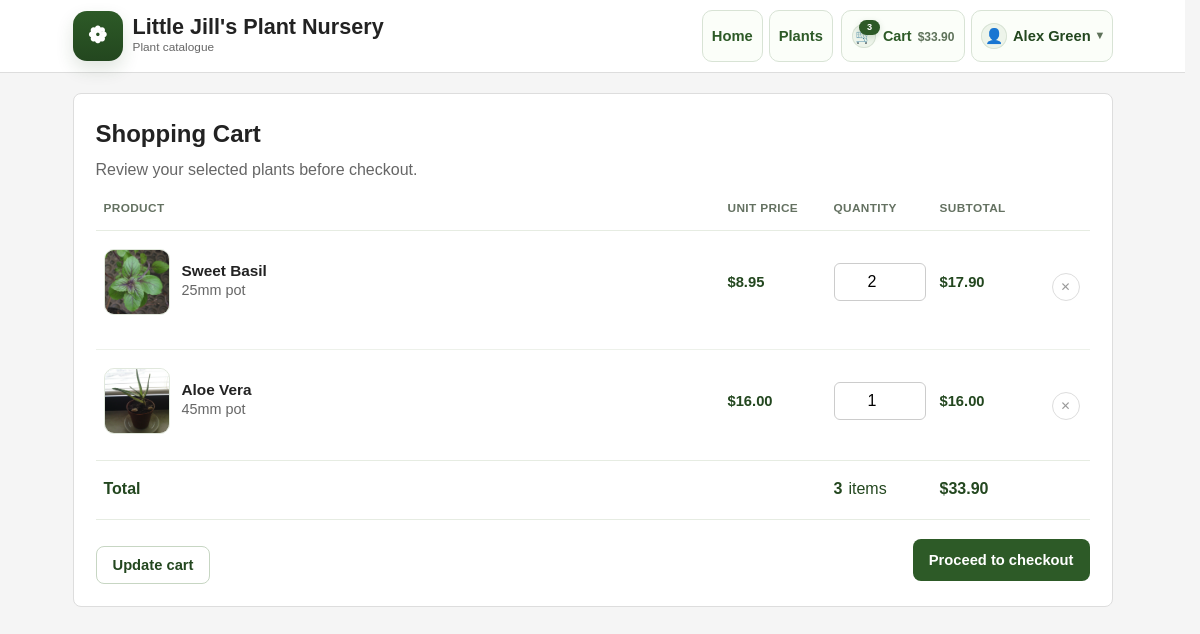
Screenshot of /cart (signed in) with the database file from the repository.
### models.py (models this page shows, shortened)
class User(db.Model, UserMixin):
    id: Mapped[int] = mapped_column(Integer, primary_key=True, autoincrement=True)
    email: Mapped[str] = mapped_column(String(120), unique=True, nullable=False)
    full_name: Mapped[str] = mapped_column(String(100), nullable=False)
    password_hash: Mapped[str] = mapped_column(String(255), nullable=False)
    is_staff: Mapped[bool] = mapped_column(Boolean, default=False)
    carts: Mapped[list["Cart"]] = relationship(back_populates="user")
    orders: Mapped[list["Order"]] = relationship(back_populates="user")
    address: Mapped[Optional["UserAddress"]] = relationship(
        back_populates="user",
        cascade="all, delete-orphan",
        uselist=False,
    )
    wishlist: Mapped[list["Wishlist"]] = relationship(back_populates="user")

class CartItem(db.Model):
    id: Mapped[int] = mapped_column(primary_key=True)
    cart_id: Mapped[int] = mapped_column(ForeignKey("cart.id"), nullable=False, index=True)
    plant_id: Mapped[int] = mapped_column(ForeignKey("plant.id"), nullable=False, index=True)
    pot_id: Mapped[Optional[int]] = mapped_column(ForeignKey("pot.id"), nullable=True, index=True)
    quantity: Mapped[int] = mapped_column(Integer, default=1, nullable=False)
    unit_price_snapshot: Mapped[Decimal] = mapped_column(Numeric(10, 2), nullable=False)
    plant_name_snapshot: Mapped[str] = mapped_column(String(100), nullable=False)
    pot_size_snapshot: Mapped[Optional[int]] = mapped_column(Integer)
    image_snapshot: Mapped[Optional[str]] = mapped_column(String(255))
    created_at: Mapped[datetime] = mapped_column(DateTime, default=datetime.utcnow, nullable=False)
    updated_at: Mapped[datetime] = mapped_column(
        DateTime,
        default=datetime.utcnow,
        onupdate=datetime.utcnow,
        nullable=False,
    )
    cart: Mapped["Cart"] = relationship(back_populates="items")
    plant: Mapped["Plant"] = relationship(back_populates="cart_items")
    pot: Mapped[Optional["Pot"]] = relationship()

### app.py (the view)
@app.route("/cart")
@login_required
def cart():
    cart = get_or_create_active_cart(current_user)
    summary = build_cart_summary(cart)
    return render_template(
        "cart.html",
        cart=cart,
        cart_items=summary["items"],
        cart_subtotal=summary["subtotal"],
        cart_total=summary["total"],
        cart_item_count=summary["item_count"],
    )

### app.py (called while the page is built)
@login_manager.user_loader
def load_user(user_id):
    return User.query.get(int(user_id))

def get_or_create_active_cart(user):
    cart = (
        Cart.query.filter_by(user_id=user.id, status="active")
        .order_by(Cart.updated_at.desc(), Cart.id.desc())
        .first()
    )
    if cart is None:
        cart = Cart(user_id=user.id)
        db.session.add(cart)
        db.session.flush()
    return cart

def decimal_price(value):
    if value is None:
        return Decimal("0.00")
    if isinstance(value, Decimal):
        return value.quantize(Decimal("0.01"))
    return Decimal(str(value)).quantize(Decimal("0.01"))

def build_cart_summary(cart):
    items = []
    subtotal = Decimal("0.00")
    for item in cart.items:
        unit_price = decimal_price(item.unit_price_snapshot)
        line_total = unit_price * item.quantity
        subtotal += line_total
        items.append(
            {
                "id": item.id,
                "plant_id": item.plant_id,
                "pot_id": item.pot_id,
                "name": item.plant_name_snapshot,
                "pot_size": item.pot_size_snapshot,
                "image_filename": item.image_snapshot,
                "quantity": item.quantity,
                "unit_price": unit_price,
                "line_total": line_total,
                "plant": item.plant,
            }
        )
    return {
        "items": items,
        "subtotal": subtotal,
        "total": subtotal,
        "item_count": sum(item["quantity"] for item in items),
    }

def get_active_cart(user):
    return (
        Cart.query.filter_by(user_id=user.id, status="active")
        .order_by(Cart.updated_at.desc(), Cart.id.desc())
        .first()
    )

def get_header_cart_summary():
    if not current_user.is_authenticated:
        return {
            "header_cart_item_count": 0,
            "header_cart_total": Decimal("0.00"),
        }
    cart = get_active_cart(current_user)
    if cart is None:
        return {
            "header_cart_item_count": 0,
            "header_cart_total": Decimal("0.00"),
        }
    summary = build_cart_summary(cart)
    return {
        "header_cart_item_count": summary["item_count"],
        "header_cart_total": summary["total"],
    }

@app.context_processor
def inject_header_cart_summary():
    return get_header_cart_summary()

### templates/cart.html (shortened to what this page needs)
<!DOCTYPE html>
<html lang="en">
<head>
    <link rel="stylesheet" href="{{ url_for('static', filename='styles.css') }}">
</head>
<body>
    {% include '_header.html' %}
    <main class="container cart-page">
        <section class="card cart-panel">
            <div class="cart-page__heading">
                <h1>Shopping Cart</h1>
                <p class="muted">Review your selected plants before checkout.</p>
            </div>
            {% if cart_items %}
                <form method="post" action="{{ url_for('update_cart') }}">
                    <div class="cart-table">
                        <div class="cart-table__head">
                            <div>Product</div>
                            <div>Unit Price</div>
                            <div>Quantity</div>
                            <div>Subtotal</div>
                        </div>
                        <div class="cart-list cart-list--table">
                            {% for item in cart_items %}
                                <article class="cart-row">
                                    <div class="cart-row__product">
                                        {% if item.image_filename %}
                                        <div class="cart-row__thumb">
                                            <img src="{{ url_for('static', filename='images/' ~ item.image_filename) }}" alt="{{ item.name }}">
                                        </div>
                                        {% endif %}
                                        <div class="cart-row__details">
                                            <h3><a class="cart-row__name-link" href="{{ url_for('plant_detail', id=item.plant_id) }}">{{ item.name }}</a></h3>
                                            {% if item.pot_size %}
                                                <p class="muted">{{ item.pot_size }}mm pot</p>
                                            {% endif %}
                                        </div>
                                    </div>
                                    <div class="cart-row__price">${{ '%.2f'|format(item.unit_price) }}</div>
                                    <div class="cart-row__quantity">
                                        <input
                                            id="quantity-{{ item.id }}"
                                            class="quantity-input quantity-input--cart"
                                            type="number"
                                            min="0"
                                            name="quantity_{{ item.id }}"
                                            value="{{ item.quantity }}"
                                        >
                                    </div>
                                    <div class="cart-row__subtotal">${{ '%.2f'|format(item.line_total) }}</div>
                                    <div class="cart-row__remove">
                                        <button
                                            name="action"
                                            value="remove"
                                            formaction="{{ url_for('update_cart_item', item_id=item.id) }}"
                                            formmethod="post"
                                            class="cart-remove-btn"
                                            type="submit"
                                            aria-label="Remove {{ item.name }}"
                                        >✕</button>
                                    </div>
                                </article>
                            {% endfor %}
                        </div>
                        <div class="cart-summary-row">
                            <div class="cart-summary-row__title">Total</div>
                            <div class="cart-summary-row__label">
                                <strong>{{ cart_item_count }}</strong>
                                <span>item{% if cart_item_count != 1 %}s{% endif %}</span>
                            </div>
                            <div class="cart-summary-row__value">${{ '%.2f'|format(cart_total) }}</div>
                        </div>
                    </div>
                    <div class="cart-actions">
                        <div class="cart-actions__buttons">
                            <button type="submit" class="button-link button-secondary cart-actions__update">Update cart</button>
                        </div>
                        <a href="{{ url_for('checkout') }}" class="button-link cart-actions__checkout">Proceed to checkout</a>
                    </div>
                </form>
            {% else %}
                <div class="empty-state">
                    <p class="empty-state__msg">Your cart is empty.</p>
                    <a class="button-link" href="{{ url_for('plants_index') }}">Browse plants</a>
                </div>
            {% endif %}
        </section>
    </main>
</body>
</html>

### templates/_header.html (shortened to what this page needs)
<header class="site-header">
    <div class="site-header__inner">
        <a class="brand" href="{{ url_for('home') }}">
            <span class="brand-mark" aria-hidden="true">
                <span class="icon-glyph icon-glyph--brand">❁</span>
            </span>
            <span class="brand-text">
                <span class="brand-name">Little Jill's Plant Nursery</span>
                <small>Plant catalogue</small>
            </span>
        </a>
        <div class="header-actions">
            <nav class="site-nav site-nav--primary">
                <a class="nav-button" href="{{ url_for('home') }}">
                    <span>Home</span>
                </a>
                <a class="nav-button" href="{{ url_for('plants_index') }}">
                    <span>Plants</span>
                </a>
            </nav>
            <nav class="site-nav site-nav--utility">
                <a class="nav-button nav-button--cart" href="{{ url_for('cart') }}">
                    <span class="nav-icon-chip nav-icon-chip--cart" aria-hidden="true">
                        <span class="nav-icon-chip__emoji">🛒</span>
                        <span class="nav-icon-chip__badge">{{ header_cart_item_count }}</span>
                    </span>
                    <span class="nav-button__content">
                        <span class="nav-button__title">Cart</span>
                        <span class="nav-button__subtitle">${{ '%.2f'|format(header_cart_total) }}</span>
                    </span>
                </a>
                {% if current_user.is_authenticated %}
                <details class="account-menu">
                    <summary class="nav-button account-menu__summary">
                        <span class="nav-icon-chip" aria-hidden="true">👤</span>
                        <span>{{ current_user.full_name }}</span>
                        <span class="account-menu__caret" aria-hidden="true">▾</span>
                    </summary>
                </details>
                {% else %}
                <a class="nav-button nav-button--icon" href="{{ url_for('login') }}">
                    <span class="nav-icon-chip" aria-hidden="true">⇥</span>
                    <span>Login</span>
                </a>
                {% endif %}
            </nav>
        </div>
    </div>
</header>

### rows the page displays
User: full_name "Alex Green"
CartItem: image_snapshot (picture), name "Sweet Basil", pot_size "25", unit_price "8.95", id "2", line_total "17.90"
CartItem: image_snapshot (picture), name "Aloe Vera", pot_size "45", unit_price "16.00", id "1", line_total "16.00"

### other values shown
{{ header_cart_item_count }} "3"
{{ '%.2f'|format(header_cart_total) }} "33.90"
{{ cart_item_count }} "3"
{{ '%.2f'|format(cart_total) }} "33.90"
